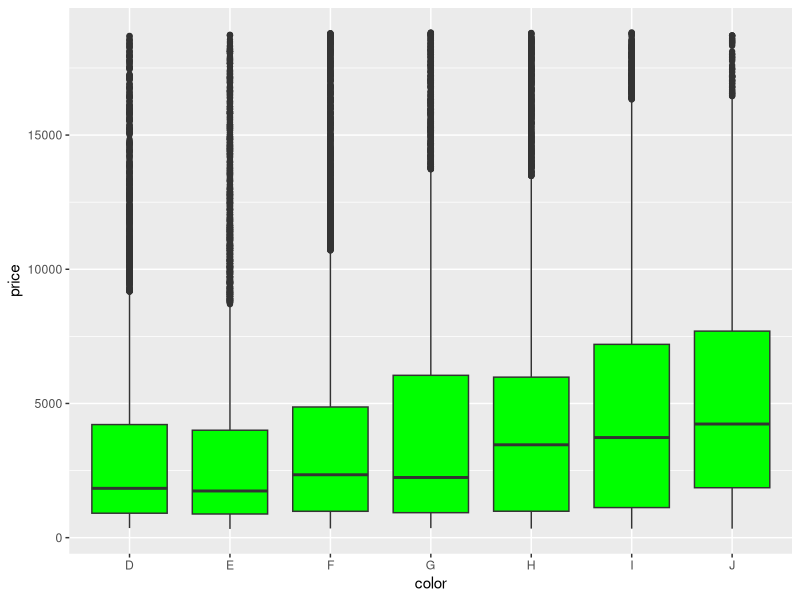
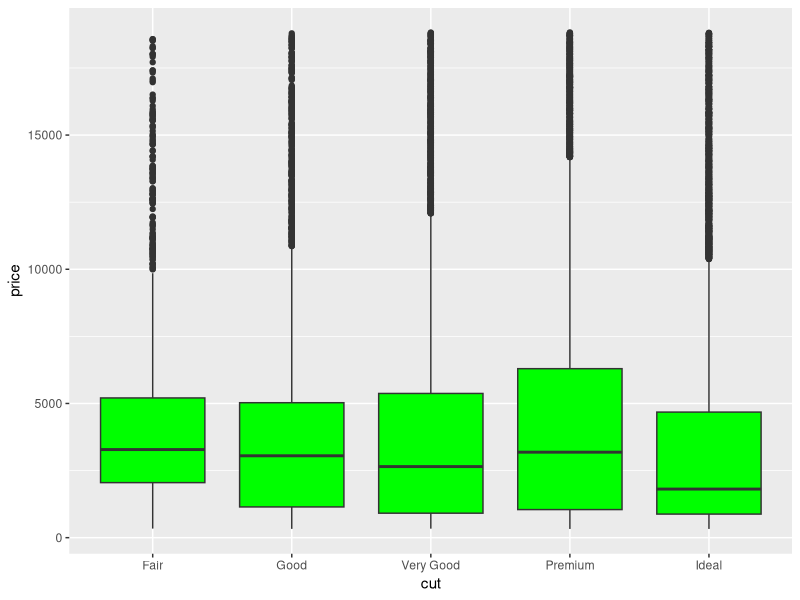
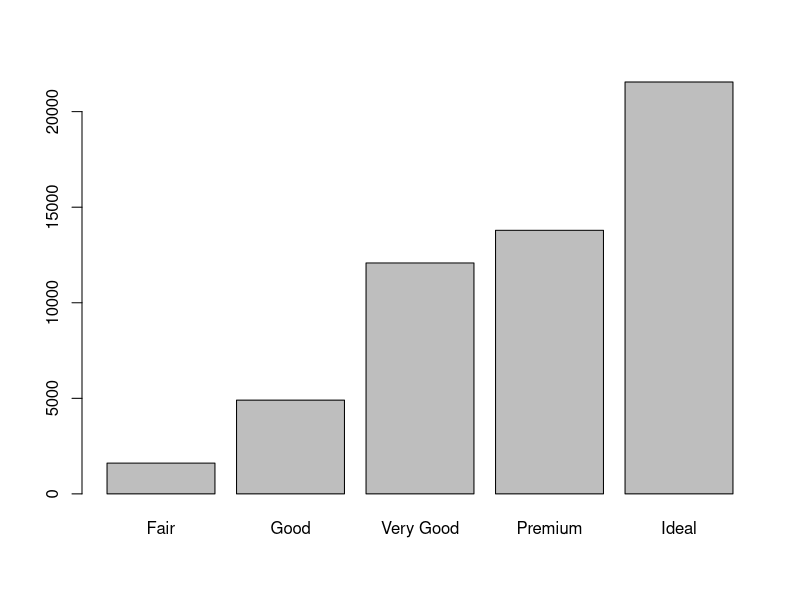

The R script that drew these images, in order:
## ---- chunk 1
library(tidyverse)
## ---- chunk 2
glimpse(diamonds) 
# OR  use the base function: str(diamonds)
## ---- chunk 3
summary(diamonds)
## ---- chunk 4
table(diamonds$clarity) # a named vector 
## ---- chunk 5
nrow(diamonds[diamonds$clarity=="IF",])/nrow(diamonds)
## ---- chunk 6
diamonds %>% 
  group_by(clarity) %>% 
  summarise(proportion = length(clarity)/nrow(diamonds))
                         # or n() instead of length(clarity) 
## ---- chunk 7
diamonds %>%  
  summarise(cheapest = min(price))             # As a tibble
  #OR
  min(diamonds$price)                          # AS a vector
## ---- chunk 8
diamonds[diamonds$price==min(diamonds$price),]
## ---- chunk 9
diamonds %>% 
  summarise(range = max(diamonds$price) - min(diamonds$price))
## ---- chunk 10
diamonds %>%
  group_by(color,cut) %>% 
  summarise(average = mean(price)) # -> avgPrice_cut_color view(avgPrice_cut_color)
## ---- chunk 11
table(diamonds$cut, diamonds$color) # kind of a matrix
## ---- chunk 12
ggplot(diamonds, aes(x=color, y=price)) +  geom_boxplot(fill='green')
## ---- chunk 13
ggplot(diamonds, aes(x=cut, y=price)) +  geom_boxplot(fill='green')
## ---- chunk 14
barplot(table(diamonds$cut))
